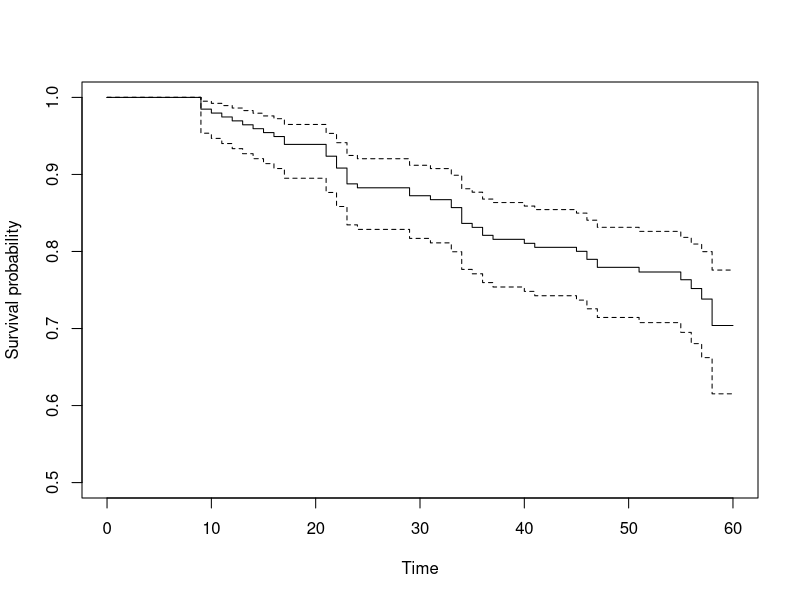

The R source for this figure:
# Biostats in epidemiology
# ch 9 work

library(survival)

# Table 9.1
# ILow <- c(50,51,51,53,53,54,54,55,56,56,57,60)
# ILowc <- c(0,1,0,0,0,0,0,0,1,0,0,0)
# 
# IHigh <- c(10,34,34,47,47,49,49,rep(50,7),rep(51,6), rep(52,5), rep(53,6), rep(54,5),
#            55,55,56,56,rep(57,5), rep(58,5), rep(59,4), 60, 60, 60)
# IHighc <- c(1,1,0,1,1,rep(0, sum(c(2,7,6,5,6,5,2,2,5,5,4,3))))
# 
# IILow <- c(4,9,13,21,29,29,40,46,49,49,52,52,53,54,55,55,56,57,57,58,58,59,60)
# IILowc <- c(0,1,1,1,1,1,1,1,0,0,0,0,0,0,0,0,0,
#             1,0,0,0,0,0)
# 
# IIHigh <- c(11,16,21,23,23,24,33,33,36,36,36,37,45,46,49,49,rep(50,6),
#             rep(51,4),rep(52,5), rep(53,5), rep(54,4), rep(55,4), rep(56,6), rep(57,4), 58, 58,
#             rep(58,8), rep(59,5), rep(60,6))
# IIHighc <- c(rep(1,10),0,1,1,1,rep(0, sum(c(2,6,4,5,5,4,4,6,4))), 1, 1, 
#              rep(0, sum(c(8,5,6))))
# 
# IIILow <- c(9, 12, 14, 15, 15, 17, 21, 22, 23, 23, 31, 34, 35, 53, 60)
# IIILowc <- c(rep(1,4), 0, rep(1,8), 0, 0)
# 
# IIIHigh <- c(7, 9, 17, 21, 22, 22, 34, 34, 41, 49, 52, 55, 56, 58, 58, 59, 59)
# IIIHighc <- c(0, 1, 1, 0, 1, 1, 1, 1, 1, 0, 0, 1, rep(0,5))
# 
# r0 <- c(12, 57, 23, 75, 15, 17)
# tab9.1 <- data.frame(time = c(ILow, IHigh, IILow, IIHigh, IIILow, IIIHigh),
#                      status = c(ILowc, IHighc, IILowc, IIHighc, IIILowc, IIIHighc),
#                      stage = c(rep("I", (12 + 57)), rep("II", (23 + 75)), rep("III", (15 + 17))),
#                      receptor = rep(rep(c("Low","High"), 3), r0))
# 
# write.csv(tab9.1, file = "BreastCancer.csv", row.names = FALSE)
tab9.1 <- read.csv("BreastCancer.csv")

# Table 9.2
# create a Surv object
SurvBC <- Surv(tab9.1$time, tab9.1$status)
surv.all <- survfit(SurvBC ~ 1, conf.type = "log-log")
summary(surv.all)

# Figure 9.2
plot(surv.all, ylim=c(0.5,1.0), ylab = "Survival probability", xlab = "Time")
